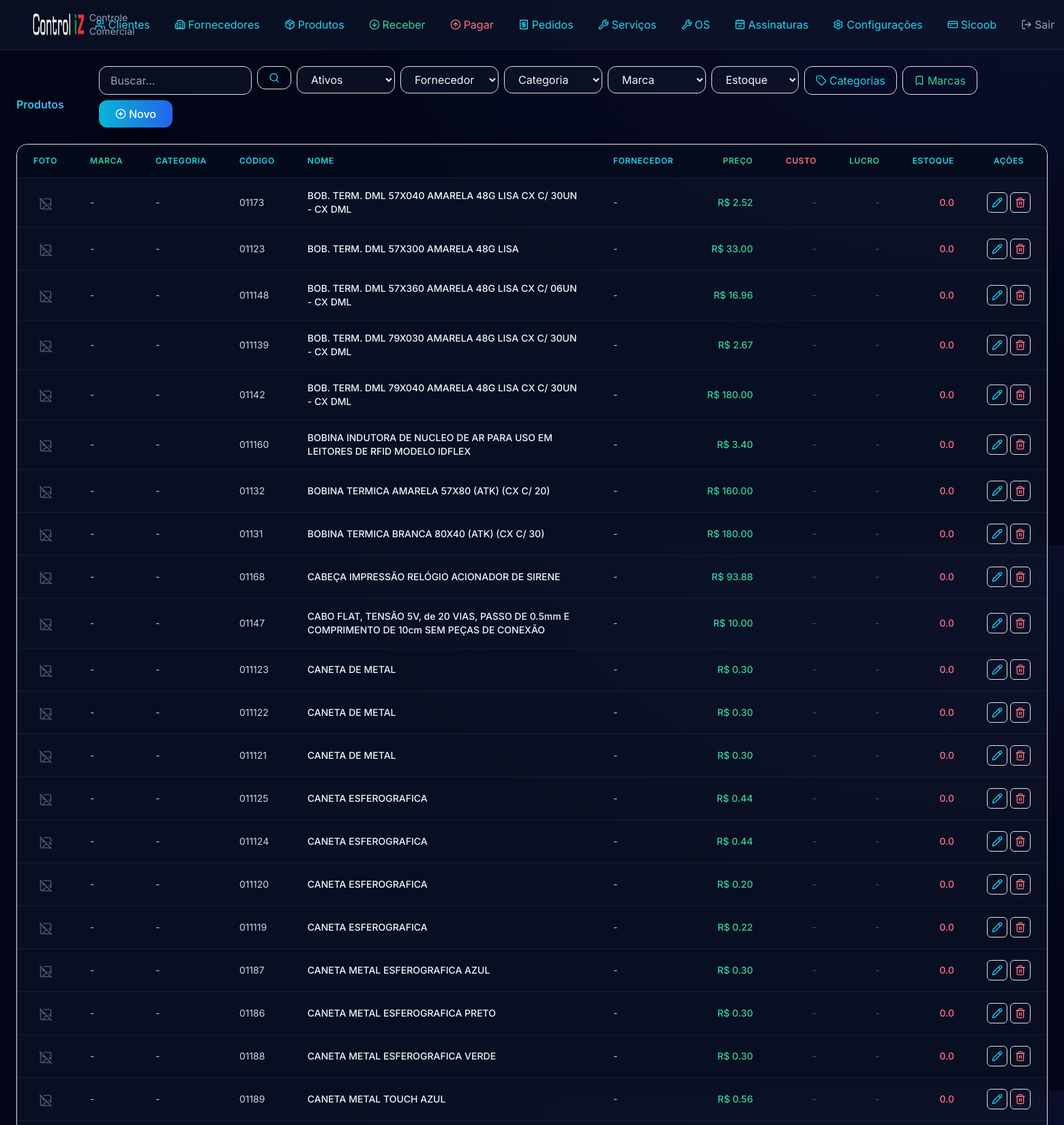
/produtos/ (upper part), run on the app's committed database.
### models.py (models this page shows)
class Produto(Base):
    __tablename__ = "produtos"
    id = Column(Integer, primary_key=True, index=True)
    codigo = Column(String(50), nullable=True, unique=True)
    nome = Column(String(200), nullable=False)
    descricao = Column(Text, nullable=True)
    preco = Column(Float, nullable=False, default=0)
    preco_custo = Column(Float, nullable=True)
    ncm = Column(String(10), nullable=True)
    unidade = Column(String(10), nullable=True, default="UN")
    categoria_id = Column(Integer, ForeignKey("categorias_produto.id"), nullable=True)
    foto = Column(String(500), nullable=True)
    fornecedor_id = Column(Integer, ForeignKey("fornecedores.id"), nullable=True)
    marca_id = Column(Integer, ForeignKey("marcas_produto.id"), nullable=True)
    marca = Column(String(100), nullable=True)
    peso_liq = Column(Float, nullable=True)
    peso_bruto = Column(Float, nullable=True)
    altura = Column(Float, nullable=True)
    largura = Column(Float, nullable=True)
    profundidade = Column(Float, nullable=True)
    unidade_medida = Column(String(20), nullable=True, default="cm")
    estoque = Column(Float, nullable=False, default=0)
    estoque_minimo = Column(Float, nullable=False, default=0)
    situacao = Column(String(1), nullable=False, default="A")
    bling_id = Column(BigInteger, nullable=True, unique=True)
    bling_updated_at = Column(DateTime, nullable=True)
    bling_pending_sync = Column(Boolean, default=False)
    created_at = Column(DateTime, default=datetime.now)
    updated_at = Column(DateTime, default=datetime.now, onupdate=datetime.now)
    categoria = relationship("CategoriaProduto", back_populates="produtos")
    fornecedor = relationship("Fornecedor")
    marca_rel = relationship("MarcaProduto")
    itens_pedido = relationship("PedidoVendaItem", back_populates="produto")
    tipo = Column(String(20), default="produto")  # "produto" ou "servico"

### routers/produtos.py (the view)
@router.get("/")
def listar_produtos(request: Request, db: Session = Depends(get_db), busca: str = Query(""), situacao: str = Query(""), fornecedor_id: Optional[str] = Query(""), categoria_id: Optional[str] = Query(""), marca_id: Optional[str] = Query(""), estoque_filtro: str = Query("")):
    f_id = int(fornecedor_id) if fornecedor_id else None
    c_id = int(categoria_id) if categoria_id else None
    m_id = int(marca_id) if marca_id else None
    query = db.query(Produto)
    if busca:
        query = query.filter(Produto.nome.ilike(f"%{busca}%") | Produto.codigo.ilike(f"%{busca}%"))
    if estoque_filtro == "zerado":
        query = query.filter(Produto.estoque <= 0)
    elif estoque_filtro == "baixo":
        query = query.filter(Produto.estoque > 0, Produto.estoque_minimo > 0, Produto.estoque < Produto.estoque_minimo)
    if not situacao or situacao == "ativo":
        query = query.filter(Produto.situacao == "A")  # Padrão: ativos
    elif situacao == "inativo":
        query = query.filter(Produto.situacao != "A")
    if f_id:
        query = query.filter(Produto.fornecedor_id == f_id)
    if c_id:
        query = query.filter(Produto.categoria_id == c_id)
    if m_id:
        query = query.filter(Produto.marca_id == m_id)
    produtos = query.order_by(Produto.nome).all()
    fornecedores = db.query(Fornecedor).order_by(Fornecedor.nome).all()
    categorias = db.query(CategoriaProduto).order_by(CategoriaProduto.nome).all()
    marcas = db.query(MarcaProduto).order_by(MarcaProduto.nome).all()
    proximo_pedido = db.query(func.max(PedidoVenda.numero)).scalar()
    try:
        proximo_pedido = str(int(proximo_pedido) + 1) if proximo_pedido else "1"
    except:
        proximo_pedido = "1"
    return request.app.state.templates.TemplateResponse(
        "produtos/listar.html",
        {"request": request, "produtos": produtos, "fornecedores": fornecedores, "categorias": categorias, "marcas": marcas, "busca": busca, "situacao": situacao, "fornecedor_id": f_id, "categoria_id": c_id, "marca_id": m_id, "estoque_filtro": estoque_filtro, "proximo_pedido": proximo_pedido}
    )

### templates/produtos/listar.html (shortened to what this page needs)
{% extends "base.html" %}
{% block content %}
<div class="flex flex-col md:flex-row md:items-center md:justify-between mb-6 gap-3">
    <h4 class="text-transparent bg-clip-text bg-gradient-to-r from-cyan-400 to-indigo-400 font-semibold"><i data-lucide="package" class="w-6 h-6 inline me-2"></i> Produtos</h4>
    <div class="flex flex-wrap items-center gap-2">
        <form class="flex flex-wrap gap-2">
            <div class="w-56"><input type="text" class="w-full px-3 py-2 bg-slate-900/60 border border-slate-800/80 rounded-xl text-slate-100 focus:border-cyan-500/50" name="busca" placeholder="Buscar..." value="{{ busca }}"></div>
            <div><button class="px-3 py-2 border border-slate-800/80 rounded-xl text-cyan-400 hover:bg-slate-800/50 transition" type="submit"><i data-lucide="search" class="w-4 h-4"></i></button></div>
            <div class="w-36">
                <select class="w-full px-3 py-2 bg-slate-900/60 border border-slate-800/80 rounded-xl text-slate-100 focus:border-cyan-500/50" name="situacao" onchange="this.form.submit()">
                    <option value="ativo" {% if situacao == 'ativo' or not situacao %}selected{% endif %}>Ativos</option>
                </select>
            </div>
            <div class="w-36">
                <select class="w-full px-3 py-2 bg-slate-900/60 border border-slate-800/80 rounded-xl text-slate-100 focus:border-cyan-500/50" name="fornecedor_id" onchange="this.form.submit()">
                    <option value="">Fornecedor</option>
                </select>
            </div>
            <div class="w-36">
                <select class="w-full px-3 py-2 bg-slate-900/60 border border-slate-800/80 rounded-xl text-slate-100 focus:border-cyan-500/50" name="categoria_id" onchange="this.form.submit()">
                    <option value="">Categoria</option>
                </select>
            </div>
<div class="w-36">
                <select class="w-full px-3 py-2 bg-slate-900/60 border border-slate-800/80 rounded-xl text-slate-100 focus:border-cyan-500/50" name="marca_id" onchange="this.form.submit()">
                    <option value="">Marca</option>
                </select>
            </div>
            <div class="w-32">
                <select class="w-full px-3 py-2 bg-slate-900/60 border border-slate-800/80 rounded-xl text-slate-100 focus:border-cyan-500/50" name="estoque_filtro" onchange="this.form.submit()">
                    <option value="">Estoque</option>
                </select>
            </div>
           </form>
        <a href="/produtos/categorias" class="flex items-center px-3 py-2 text-cyan-400 border border-cyan-800/50 rounded-xl hover:bg-cyan-950/30 transition"><i data-lucide="tag" class="w-4 h-4 me-1"></i> Categorias</a>
        <a href="/produtos/marcas" class="flex items-center px-3 py-2 text-emerald-400 border border-emerald-800/50 rounded-xl hover:bg-emerald-950/30 transition"><i data-lucide="bookmark" class="w-4 h-4 me-1"></i> Marcas</a>
        <a href="/produtos/novo" class="flex items-center px-4 py-2 bg-gradient-to-r from-cyan-500 to-blue-600 hover:from-cyan-600 hover:to-blue-700 text-white rounded-xl font-medium transition-all shadow-lg shadow-cyan-500/10"><i data-lucide="plus-circle" class="w-4 h-4 me-1"></i> Novo</a>
    </div>
</div>
<div class="bg-slate-900/60 backdrop-blur-md border border-slate-800/80 rounded-2xl shadow-xl overflow-hidden">
    <table class="w-full divide-y divide-slate-800/60">
        <thead class="bg-slate-950/50">
            <tr>
                <th class="px-4 py-3 text-left text-xs font-semibold text-cyan-400 uppercase tracking-wider">Foto</th>
                <th class="px-4 py-3 text-left text-xs font-semibold text-emerald-400 uppercase tracking-wider">Marca</th>
                <th class="px-4 py-3 text-left text-xs font-semibold text-cyan-400 uppercase tracking-wider">Categoria</th>
                <th class="px-4 py-3 text-left text-xs font-semibold text-cyan-400 uppercase tracking-wider">Código</th>
                <th class="px-4 py-3 text-left text-xs font-semibold text-cyan-400 uppercase tracking-wider">Nome</th>
                <th class="px-4 py-3 text-left text-xs font-semibold text-cyan-400 uppercase tracking-wider">Fornecedor</th>
                <th class="px-4 py-3 text-right text-xs font-semibold text-emerald-400 uppercase tracking-wider">Preço</th>
                <th class="px-4 py-3 text-right text-xs font-semibold text-rose-400 uppercase tracking-wider">Custo</th>
                <th class="px-4 py-3 text-right text-xs font-semibold text-emerald-400 uppercase tracking-wider">Lucro</th>
                <th class="px-4 py-3 text-right text-xs font-semibold text-cyan-400 uppercase tracking-wider w-20">Estoque</th>
                <th class="px-4 py-3 text-center text-xs font-semibold text-cyan-400 uppercase tracking-wider">Ações</th>
            </tr>
        </thead>
        <tbody class="divide-y divide-slate-800/60">
            {% for p in produtos %}
            <tr class="hover:bg-slate-800/40 transition">
                <td class="px-4 py-3 text-center">{% if p.foto %}<i data-lucide="check-circle" class="w-5 h-5 text-emerald-400 inline"></i>{% else %}<i data-lucide="image-off" class="w-5 h-5 text-slate-600 inline"></i>{% endif %}</td>
                <td class="px-4 py-3 text-sm text-emerald-300">{{ p.marca or '-' }}</td>
                <td class="px-4 py-3 text-sm text-cyan-300">{{ p.categoria.nome if p.categoria else '-' }}</td>
                <td class="px-4 py-3 text-sm text-slate-300">{{ p.codigo or '-' }}</td>
                <td class="px-4 py-3 text-sm font-medium text-slate-100">{{ p.nome }}</td>
                <td class="px-4 py-3 text-sm text-cyan-300">{{ p.fornecedor.nome if p.fornecedor else '-' }}</td>
                <td class="px-4 py-3 text-right text-sm text-emerald-400 font-medium">R$ {{ "%.2f"|format(p.preco) }}</td>
                <td class="px-4 py-3 text-right text-sm text-rose-300">{% if p.preco_custo %}R$ {{ "%.2f"|format(p.preco_custo) }}{% else %}<span class="text-slate-600">-</span>{% endif %}</td>
                <td class="px-4 py-3 text-right text-sm{% if p.preco_custo %} text-emerald-400{% else %} text-slate-600{% endif %}">{% if p.preco_custo %}R$ {{ "%.2f"|format(p.preco - p.preco_custo) }}{% else %} -{% endif %}</td>
                <td class="px-4 py-3 text-right text-sm font-medium{% if p.estoque <= 0 %} text-rose-400{% elif p.estoque < p.estoque_minimo and p.estoque_minimo > 0 %} text-amber-400{% else %} text-cyan-300{% endif %}">{{ p.estoque }}</td>
                <td class="px-4 py-3 text-center align-middle" style="min-width: 7rem;">
                    <div class="flex items-center justify-center gap-1">
                        <a href="/produtos/{{ p.id }}/editar" class="inline-flex p-1.5 text-cyan-400 border border-slate-700 rounded hover:bg-cyan-950/30 transition" title="Editar"><i data-lucide="pencil" class="w-4 h-4"></i></a>
                        <a href="/produtos/{{ p.id }}/excluir" class="inline-flex p-1.5 text-rose-400 border border-slate-700 rounded hover:bg-rose-950/30 transition" onclick="return confirm('Excluir?')" title="Excluir"><i data-lucide="trash-2" class="w-4 h-4"></i></a>
                    </div>
                </td>
            </tr>
            {% else %}
            <tr><td colspan="11" class="px-4 py-12 text-center text-slate-500">Nenhum produto cadastrado</td></tr>
            {% endfor %}
        </tbody>
    </table>
</div>
{% endblock %}

### static/css/styles.css (style rules this page uses)
:root { --bg-primary: #0b1120; --bg-secondary: #111827; --glass-bg: rgba(17, 24, 39, 0.7); --glass-border: rgba(255, 255, 255, 0.08); --accent-primary: #0066cc; --accent-secondary: #00b359; --accent-tertiary: #e62e2e; --accent-gradient: linear-gradient(135deg, #0066cc 0%, #00b359 100%); --text-primary: #ffffff; --text-secondary: #94a3b8; --text-muted: #64748b; --success: #00b359; --warning: #f59e0b; --danger: #e62e2e; }
* { font-family: 'Inter', sans-serif; }
body { background-color: var(--bg-primary); color: var(--text-primary); min-height: 100vh; }

### data on the page
Produto: marca "-", categoria "-", codigo "01173", nome "BOB. TERM. DML 57X040 AMARELA 48G LISA CX C/ 30UN - CX DML", fornecedor "-", preco "2.52", estoque "0.0"
Produto: marca "-", categoria "-", codigo "01123", nome "BOB. TERM. DML 57X300 AMARELA 48G LISA", fornecedor "-", preco "33.00", estoque "0.0"
Produto: marca "-", categoria "-", codigo "011148", nome "BOB. TERM. DML 57X360 AMARELA 48G LISA CX C/ 06UN - CX DML", fornecedor "-", preco "16.96", estoque "0.0"
Produto: marca "-", categoria "-", codigo "011139", nome "BOB. TERM. DML 79X030 AMARELA 48G LISA CX C/ 30UN - CX DML", fornecedor "-", preco "2.67", estoque "0.0"
Produto: marca "-", categoria "-", codigo "01142", nome "BOB. TERM. DML 79X040 AMARELA 48G LISA CX C/ 30UN - CX DML", fornecedor "-", preco "180.00", estoque "0.0"
Produto: marca "-", categoria "-", codigo "011160", nome "BOBINA INDUTORA DE NUCLEO DE AR PARA USO EM LEITORES DE RFID MODELO IDFLEX", fornecedor "-", preco "3.40", estoque "0.0"
Produto: marca "-", categoria "-", codigo "01132", nome "BOBINA TERMICA AMARELA 57X80 (ATK) (CX C/ 20)", fornecedor "-", preco "160.00", estoque "0.0"
Produto: marca "-", categoria "-", codigo "01131", nome "BOBINA TERMICA BRANCA 80X40 (ATK) (CX C/ 30)", fornecedor "-", preco "180.00", estoque "0.0"
Produto: marca "-", categoria "-", codigo "01168", nome "CABEÇA IMPRESSÃO RELÓGIO ACIONADOR DE SIRENE", fornecedor "-", preco "93.88", estoque "0.0"
Produto: marca "-", categoria "-", codigo "01147", nome "CABO FLAT, TENSÃO 5V, de 20 VIAS, PASSO DE 0.5mm E COMPRIMENTO DE 10cm SEM PEÇAS DE CONEXÃO", fornecedor "-", preco "10.00", estoque "0.0"
Produto: marca "-", categoria "-", codigo "011123", nome "CANETA DE METAL", fornecedor "-", preco "0.30", estoque "0.0"
Produto: marca "-", categoria "-", codigo "011122", nome "CANETA DE METAL", fornecedor "-", preco "0.30", estoque "0.0"
Produto: marca "-", categoria "-", codigo "011121", nome "CANETA DE METAL", fornecedor "-", preco "0.30", estoque "0.0"
Produto: marca "-", categoria "-", codigo "011125", nome "CANETA ESFEROGRAFICA", fornecedor "-", preco "0.44", estoque "0.0"
Produto: marca "-", categoria "-", codigo "011124", nome "CANETA ESFEROGRAFICA", fornecedor "-", preco "0.44", estoque "0.0"
Produto: marca "-", categoria "-", codigo "011120", nome "CANETA ESFEROGRAFICA", fornecedor "-", preco "0.20", estoque "0.0"
Produto: marca "-", categoria "-", codigo "011119", nome "CANETA ESFEROGRAFICA", fornecedor "-", preco "0.22", estoque "0.0"
Produto: marca "-", categoria "-", codigo "01187", nome "CANETA METAL ESFEROGRAFICA AZUL", fornecedor "-", preco "0.30", estoque "0.0"
Produto: marca "-", categoria "-", codigo "01186", nome "CANETA METAL ESFEROGRAFICA PRETO", fornecedor "-", preco "0.30", estoque "0.0"
Produto: marca "-", categoria "-", codigo "01188", nome "CANETA METAL ESFEROGRAFICA VERDE", fornecedor "-", preco "0.30", estoque "0.0"
Produto: marca "-", categoria "-", codigo "01189", nome "CANETA METAL TOUCH AZUL", fornecedor "-", preco "0.56", estoque "0.0"
